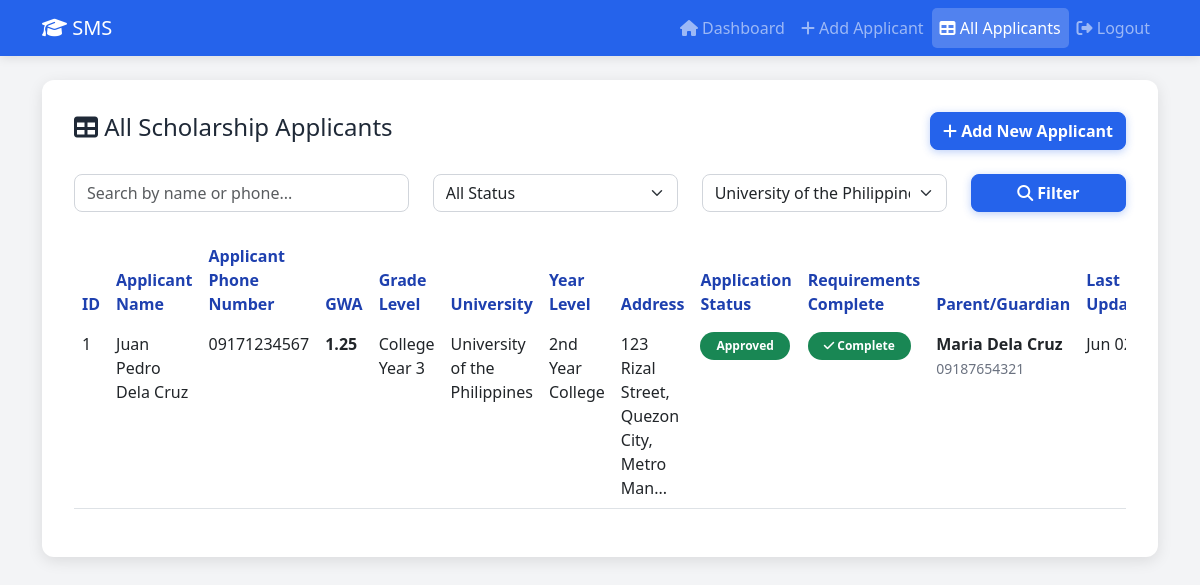
The app's page /read.php?university=University of the Philippines (signed in) with its own data.
### tables this page shows
CREATE TABLE IF NOT EXISTS scholarship_applications (
    id INT AUTO_INCREMENT PRIMARY KEY,
    applicant_name VARCHAR(100) NOT NULL,
    applicant_phone VARCHAR(20),
    gwa DECIMAL(3,2),
    grade_level VARCHAR(50),
    university VARCHAR(150),
    year_level ENUM('1st Year College', '2nd Year College', '3rd Year College', '4th Year College'),
    address TEXT,
    application_status ENUM('Pending', 'Under Review', 'Approved', 'Rejected', 'Requirements Incomplete') DEFAULT 'Pending',
    requirements_complete BOOLEAN DEFAULT 0,
    parent_guardian_name VARCHAR(100),
    parent_guardian_contact VARCHAR(20),
    certificate_of_grades_uploaded BOOLEAN DEFAULT 0,
    certificate_of_registration_uploaded BOOLEAN DEFAULT 0,
    last_updated TIMESTAMP DEFAULT CURRENT_TIMESTAMP ON UPDATE CURRENT_TIMESTAMP,
    completed_at TIMESTAMP NULL,
    created_at TIMESTAMP DEFAULT CURRENT_TIMESTAMP
);

### read.php (the view, shortened to what this page needs)
<?php
require_once 'auth_check.php';
$search = $_GET['search'] ?? '';
$university_filter = $_GET['university'] ?? '';
$user_role = $_SESSION['role'] ?? 'applicant';
$sql = "SELECT * FROM scholarship_applications WHERE 1=1";
$params = [];
if ($university_filter) {
    $sql .= " AND university = :university";
    $params['university'] = $university_filter;
}
$sql .= " ORDER BY created_at DESC";
$stmt = $conn->prepare($sql);
$stmt->execute($params);
$applications = $stmt->fetchAll();
$universities = $conn->query("SELECT DISTINCT university FROM scholarship_applications")->fetchAll();
?>
<!DOCTYPE html>
<html lang="en">
<head>
    <link href="https://cdn.jsdelivr.net/npm/bootstrap@5.3.0/dist/css/bootstrap.min.css" rel="stylesheet">
    <link rel="stylesheet" href="https://cdnjs.cloudflare.com/ajax/libs/font-awesome/6.4.0/css/all.min.css">
    <link rel="stylesheet" href="css/style.css">
</head>
<body>
    <nav class="navbar navbar-expand-lg navbar-dark bg-blue">
        <div class="container">
            <a class="navbar-brand" href="dashboard.php"><i class="fas fa-graduation-cap"></i> SMS</a>
            <div class="collapse navbar-collapse">
                <ul class="navbar-nav ms-auto">
                    <li class="nav-item">
                        <a class="nav-link" href="dashboard.php"><i class="fas fa-home"></i> Dashboard</a>
                    </li>
                    <?php if ($user_role == 'admin'): ?>
                    <li class="nav-item">
                        <a class="nav-link" href="create.php"><i class="fas fa-plus"></i> Add Applicant</a>
                    </li>
                    <?php endif; ?>
                    <li class="nav-item">
                        <a class="nav-link active" href="read.php">
                            <i class="fas fa-table"></i>
                            <?php echo $user_role == 'applicant' ? 'My Applications' : 'All Applicants'; ?>
                        </a>
                    </li>
                    <li class="nav-item">
                        <a class="nav-link" href="logout.php"><i class="fas fa-sign-out-alt"></i> Logout</a>
                    </li>
                </ul>
            </div>
        </div>
    </nav>
    <div class="container mt-4">
        <div class="content-card">
            <div class="d-flex justify-content-between align-items-center mb-4">
                <h4>
                    <i class="fas fa-table"></i>
                    <?php echo $user_role == 'admin' ? 'All Scholarship Applicants' : 'My Scholarship Applications'; ?>
                </h4>
                <?php if ($user_role == 'admin'): ?>
                <a href="create.php" class="btn btn-primary"><i class="fas fa-plus"></i> Add New Applicant</a>
                <?php endif; ?>
            </div>
            <?php if ($user_role == 'admin'): ?>
            <form method="GET" action="" class="mb-4">
                <div class="row">
                    <div class="col-md-4">
                        <input type="text" class="form-control" name="search" placeholder="Search by name or phone..." value="<?php echo htmlspecialchars($search); ?>">
                    </div>
                    <div class="col-md-3">
                        <select class="form-select" name="status">
                            <option value="">All Status</option>
                        </select>
                    </div>
                    <div class="col-md-3">
                        <select class="form-select" name="university">
                            <?php foreach ($universities as $uni): ?>
                                <option value="<?php echo $uni['university']; ?>" <?php echo $university_filter == $uni['university'] ? 'selected' : ''; ?>>
                                    <?php echo htmlspecialchars($uni['university']); ?>
                                </option>
                            <?php endforeach; ?>
                        </select>
                    </div>
                    <div class="col-md-2">
                        <button type="submit" class="btn btn-primary w-100"><i class="fas fa-search"></i> Filter</button>
                    </div>
                </div>
            </form>
            <?php endif; ?>
            <?php if (count($applications) > 0): ?>
            <div class="table-responsive">
                <table class="table table-hover">
                    <thead>
                        <tr>
                            <th>ID</th>
                            <th>Applicant Name</th>
                            <th>Applicant Phone Number</th>
                            <th>GWA</th>
                            <th>Grade Level</th>
                            <th>University</th>
                            <th>Year Level</th>
                            <th>Address</th>
                            <th>Application Status</th>
                            <th>Requirements Complete</th>
                            <th>Parent/Guardian</th>
                            <th>Last Updated/Completed</th>
                        </tr>
                    </thead>
                    <tbody>
                        <?php foreach ($applications as $app): ?>
                        <tr>
                            <td><?php echo $app['id']; ?></td>
                            <td><?php echo htmlspecialchars($app['applicant_name']); ?></td>
                            <td><?php echo htmlspecialchars($app['applicant_phone']); ?></td>
                            <td><strong><?php echo number_format($app['gwa'], 2); ?></strong></td>
                            <td><?php echo htmlspecialchars($app['grade_level']); ?></td>
                            <td><?php echo htmlspecialchars($app['university']); ?></td>
                            <td><?php echo htmlspecialchars($app['year_level']); ?></td>
                            <td><?php echo htmlspecialchars(substr($app['address'], 0, 40)) . (strlen($app['address']) > 40 ? '...' : ''); ?></td>
                            <td>
                                <span class="badge bg-<?php
                                    echo $app['application_status'] == 'Approved' ? 'success' :
                                        ($app['application_status'] == 'Pending' ? 'warning' :
                                        ($app['application_status'] == 'Rejected' ? 'danger' : 'secondary'));
                                ?>">
                                    <?php echo htmlspecialchars($app['application_status']); ?>
                                </span>
                            </td>
                            <td>
                                <?php if ($app['requirements_complete']): ?>
                                    <span class="badge bg-success"><i class="fas fa-check"></i> Complete</span>
                                <?php else: ?>
                                    <span class="badge bg-danger"><i class="fas fa-times"></i> Incomplete</span>
                                <?php endif; ?>
                            </td>
                            <td>
                                <?php if ($app['parent_guardian_name']): ?>
                                    <strong><?php echo htmlspecialchars($app['parent_guardian_name']); ?></strong><br>
                                    <small class="text-grey"><?php echo htmlspecialchars($app['parent_guardian_contact']); ?></small>
                                <?php else: ?>
                                    <span class="text-grey">N/A</span>
                                <?php endif; ?>
                            </td>
                            <td>
                                <?php if ($app['completed_at']): ?>
                                    <?php echo date('M d, Y H:i', strtotime($app['completed_at'])); ?>
                                <?php else: ?>
                                    <?php echo date('M d, Y H:i', strtotime($app['last_updated'])); ?>
                                <?php endif; ?>
                            </td>
                        </tr>
                        <?php endforeach; ?>
                    </tbody>
                </table>
            </div>
            <?php endif; ?>
        </div>
    </div>
</body>
</html>

### css/style.css (style rules this page uses)
:root { --primary-blue: #2563eb; --dark-blue: #1e40af; --light-blue: #dbeafe; --white: #ffffff; --grey: #6b7280; --light-grey: #f3f4f6; --dark-grey: #374151; --black: #1f2937; }
body { font-family: 'Segoe UI', Tahoma, Geneva, Verdana, sans-serif; background-color: var(--light-grey); color: var(--black); }
.text-grey { color: var(--grey); }
.bg-blue { background-color: var(--primary-blue) !important; box-shadow: 0 2px 10px rgba(0, 0, 0, 0.1); }
.nav-link.active { background-color: rgba(255, 255, 255, 0.2); border-radius: 5px; }
.content-card { background: var(--white); padding: 2rem; border-radius: 12px; box-shadow: 0 4px 15px rgba(0, 0, 0, 0.1); }
.form-control, .form-select { border: 1px solid #d1d5db; border-radius: 8px; transition: all 0.3s ease; }
.btn-primary { background-color: var(--primary-blue); border-color: var(--primary-blue); font-weight: 600; border-radius: 8px; box-shadow: 0 2px 8px rgba(37, 99, 235, 0.3); }
.table thead { background-color: var(--light-blue); }
.table th { font-weight: 700; color: var(--dark-blue); border: none; }
.badge { padding: 0.5rem 1rem; border-radius: 20px; font-weight: 600; }
.stat-card, .content-card, .welcome-section { animation: fadeIn 0.5s ease; }

### records on screen
scholarship_applications: id "1", applicant_name "Juan Pedro Dela Cruz", applicant_phone "09171234567", gwa "1.25", grade_level "College Year 3", university "University of the Philippines", year_level "2nd Year College", address "123 Rizal Street, Quezon City, Metro Man", application_status "Approved", requirements_complete 1 (drawn), parent_guardian_name "Maria Dela Cruz", parent_guardian_contact "09187654321", completed_at "Jun…"

### other values on screen
form field university "University of the Philippines"
